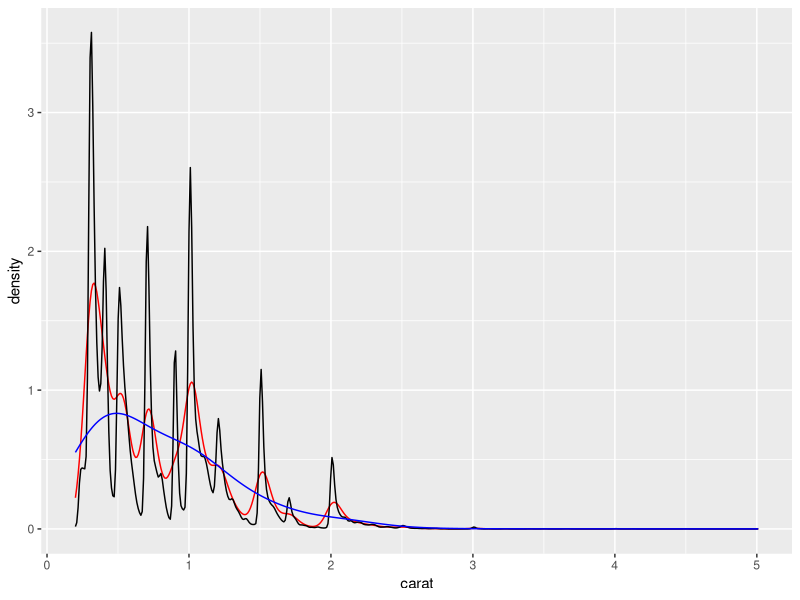
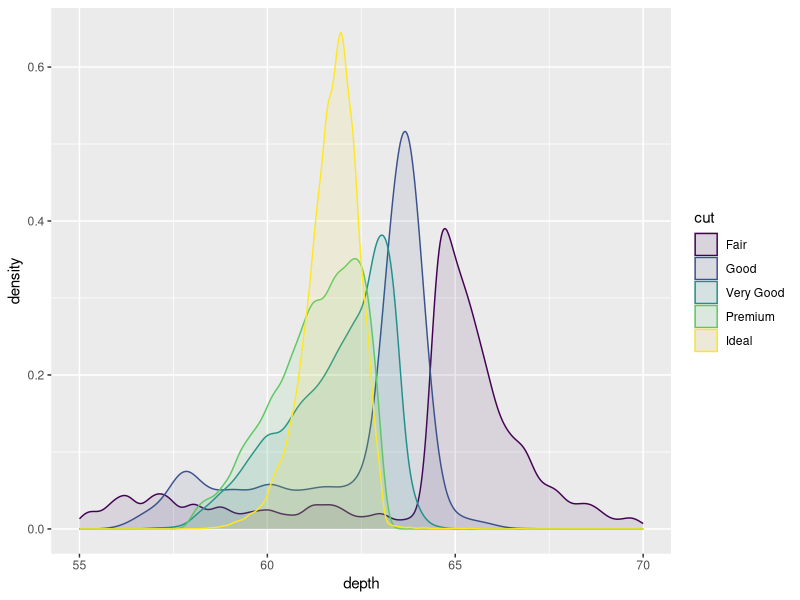
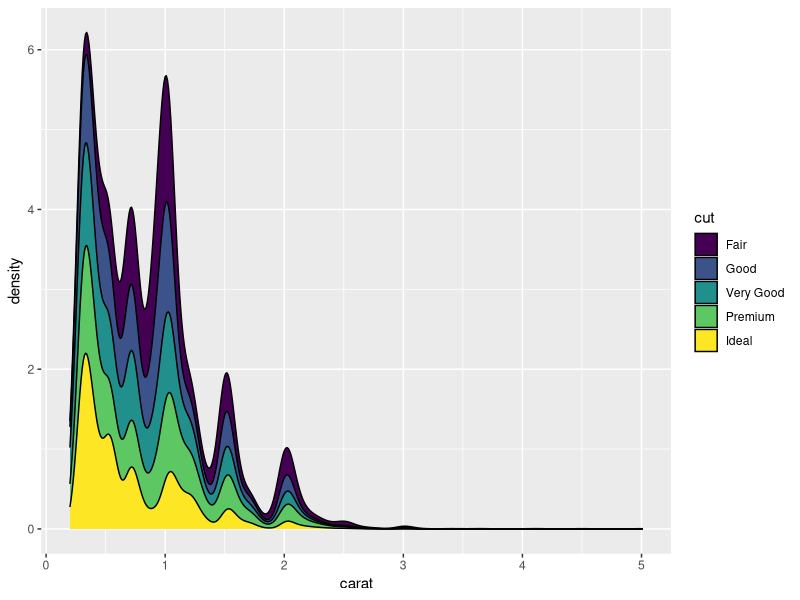
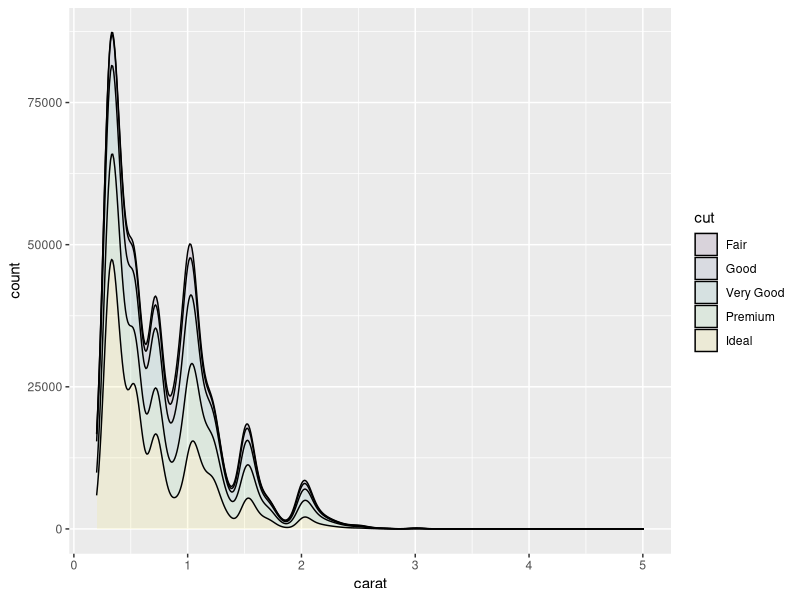
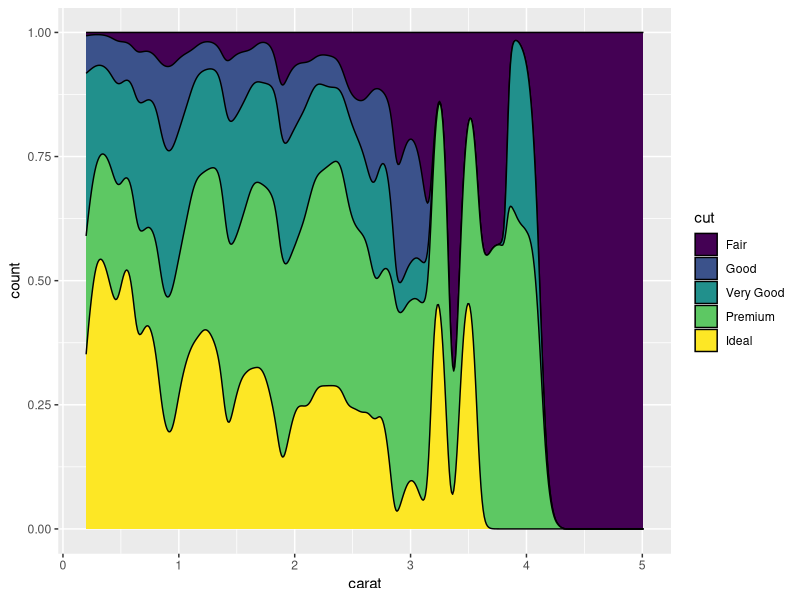

These figures' R source, in order:
## ---- chunk 1
knitr::opts_chunk$set(echo = TRUE)
## ---- chunk 2
library(ggplot2)

## ---- chunk 3
ggplot(diamonds, aes(carat)) +
  geom_density(colour = "red") +
  geom_density(adjust = 1 / 5) + 
  geom_density(adjust = 5, colour = "blue")

ggplot(diamonds, aes(depth, fill = cut, colour = cut)) +
  geom_density(alpha = 0.1) +
  xlim(55, 70)

ggplot(diamonds, aes(carat, fill = cut)) +
  geom_density(position = "stack") 

ggplot(diamonds, aes(carat, ..count.., fill = cut)) +
  geom_density(position = "stack",alpha = 0.1) 

ggplot(diamonds, aes(carat, ..count.., fill = cut)) +
  geom_density(position = "fill")
